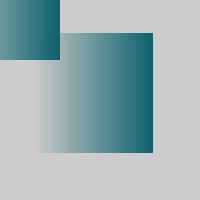
Frame 1 (no input)
Frame 60 (the mouse pressed at the canvas centre just before this capture): identical to frame 1, image omitted
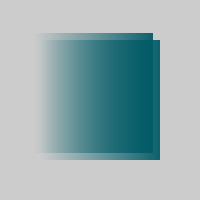
Frame 120 (the mouse held since frame 60 and released just before this capture)

The Processing sketch that drew these frames (run headless with seeded random() and noise(); from frame 60 on, the mouse is pressed at the canvas centre):

// Processing sketch: CreateImage
// ── CreateImage.pde
/**
 * Create Image.
 * 
 * The createImage() function provides a fresh buffer of pixels to play with. 
 * This example creates an image gradient.
 */

PImage img;

void setup() 
{
  size(200, 200);  
  img = createImage(120, 120, ARGB);
  img.loadPixels();
  for(int i=0; i < img.pixels.length; i++) {
    img.pixels[i] = color(0, 90, 102, i%img.width * 2); 
  }
}

void draw() 
{
  background(204);
  image(img, 33, 33);
  image(img, mouseX-60, mouseY-60);
}
